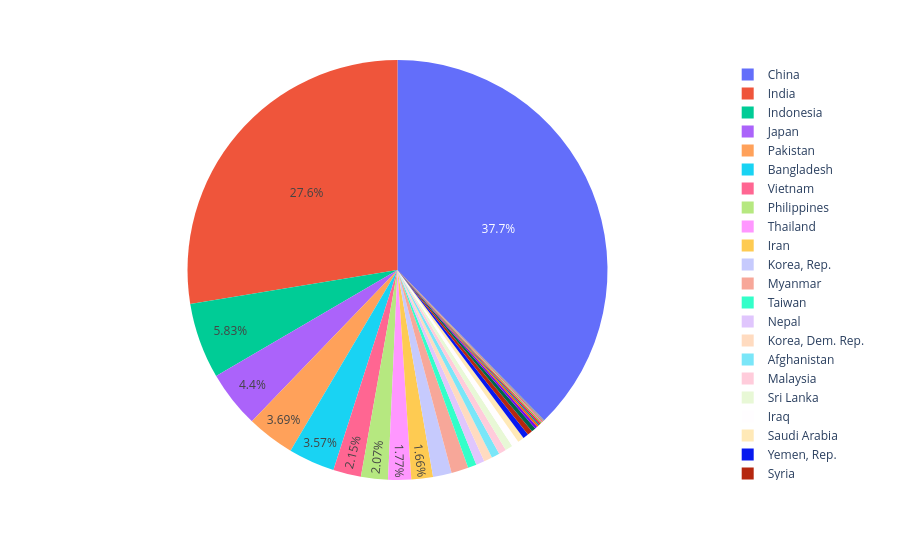

Notebook code for this chart:
### Markdown cell above
# Controlling text fontsize with uniformtext

### Code cell
import plotly.express as px

df = px.data.gapminder().query("continent == 'Asia'")
fig = px.pie(df, values='pop', names='country')
fig.update_traces(textposition='inside')
fig.update_layout(uniformtext_minsize=12, uniformtext_mode='hide')
fig.show()

### Figure 1 — Plotly figure (JSON) as saved in the notebook; plotly's stock layout.template omitted (floating-point values rounded to 4 significant figures; data arrays with more than 128 entries replaced by an {"elided": "..."} marker saying what was removed)
{"data": [{"domain": {"x": [0, 1], "y": [0, 1]}, "hovertemplate": "country=%{label}<br>pop=%{value}<extra></extra>", "labels": {"elided": "396 str values"}, "legendgroup": "", "name": "", "showlegend": true, "textposition": "inside", "type": "pie", "values": {"elided": "396 int values"}}], "layout": {"legend": {"tracegroupgap": 0}, "margin": {"t": 60}, "uniformtext": {"minsize": 12, "mode": "hide"}}}
